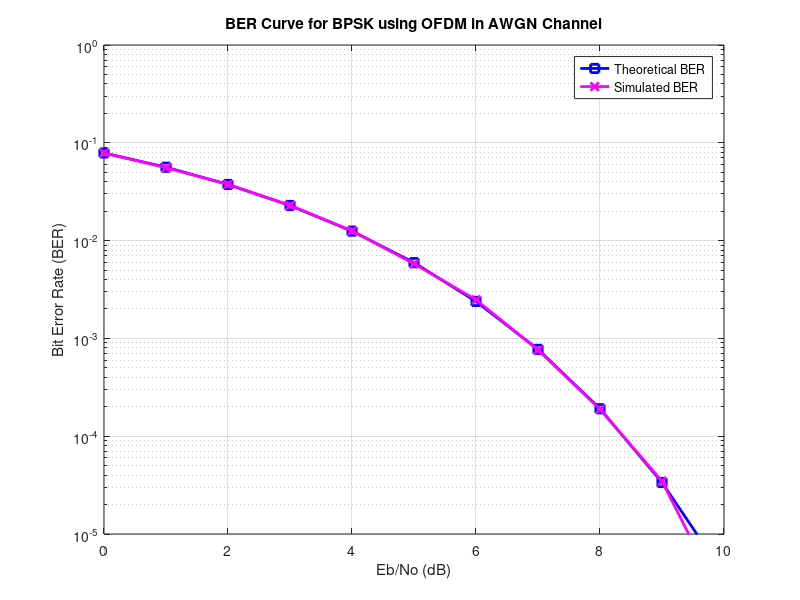

Reproduce this figure in MATLAB.
clc; clear; close all;

nFFT = 64;
nDSC = 52;
nBitPerSym = 52;
nSym = 10^4;

EbN0dB = 0:10;
EsN0dB = EbN0dB + 10*log10(nDSC/nFFT) + 10*log10(64/80);

nErr = zeros(1, length(EbN0dB));

for ii = 1:length(EbN0dB)
    ipBit = rand(1, nBitPerSym * nSym) > 0.5;
    ipMod = 2 * ipBit - 1;
    ipMod = reshape(ipMod, nBitPerSym, nSym).';
    
    xF = [zeros(nSym, 6), ipMod(:, 1:nBitPerSym/2), zeros(nSym, 1), ipMod(:, nBitPerSym/2+1:nBitPerSym), zeros(nSym, 5)];
    
    xt = (nFFT/sqrt(nDSC)) * ifft(fftshift(xF.')).';
    xt = [xt(:, 49:64), xt];
    xt = reshape(xt.', 1, nSym * 80);
    
    nt = (1/sqrt(2)) * (randn(1, nSym * 80) + 1j * randn(1, nSym * 80));
    yt = sqrt(80/64) * xt + 10^(-EsN0dB(ii)/20) * nt;
    
    yt = reshape(yt.', 80, nSym).';
    yt = yt(:, 17:80);
    
    yF = (sqrt(nDSC)/nFFT) * fftshift(fft(yt.')).';
    yMod = yF(:, [6+[1:nBitPerSym/2], 7+[nBitPerSym/2+1:nBitPerSym]]);
    
    ipModHat = sign(real(yMod));
    ipBitHat = (ipModHat + 1) / 2;
    ipBitHat = reshape(ipBitHat.', nBitPerSym * nSym, 1).';
    
    nErr(ii) = sum(ipBitHat ~= ipBit);
end

simBer = nErr / (nSym * nBitPerSym);
theoryBer = (1/2) * erfc(sqrt(10.^(EbN0dB/10)));

figure;
semilogy(EbN0dB, theoryBer, 'bs-', 'LineWidth', 2);
hold on;
semilogy(EbN0dB, simBer, 'mx-', 'LineWidth', 2);
axis([0 10 10^-5 1]);
grid on;
legend('Theoretical BER', 'Simulated BER');
xlabel('Eb/No (dB)');
ylabel('Bit Error Rate (BER)');
title('BER Curve for BPSK using OFDM in AWGN Channel');
